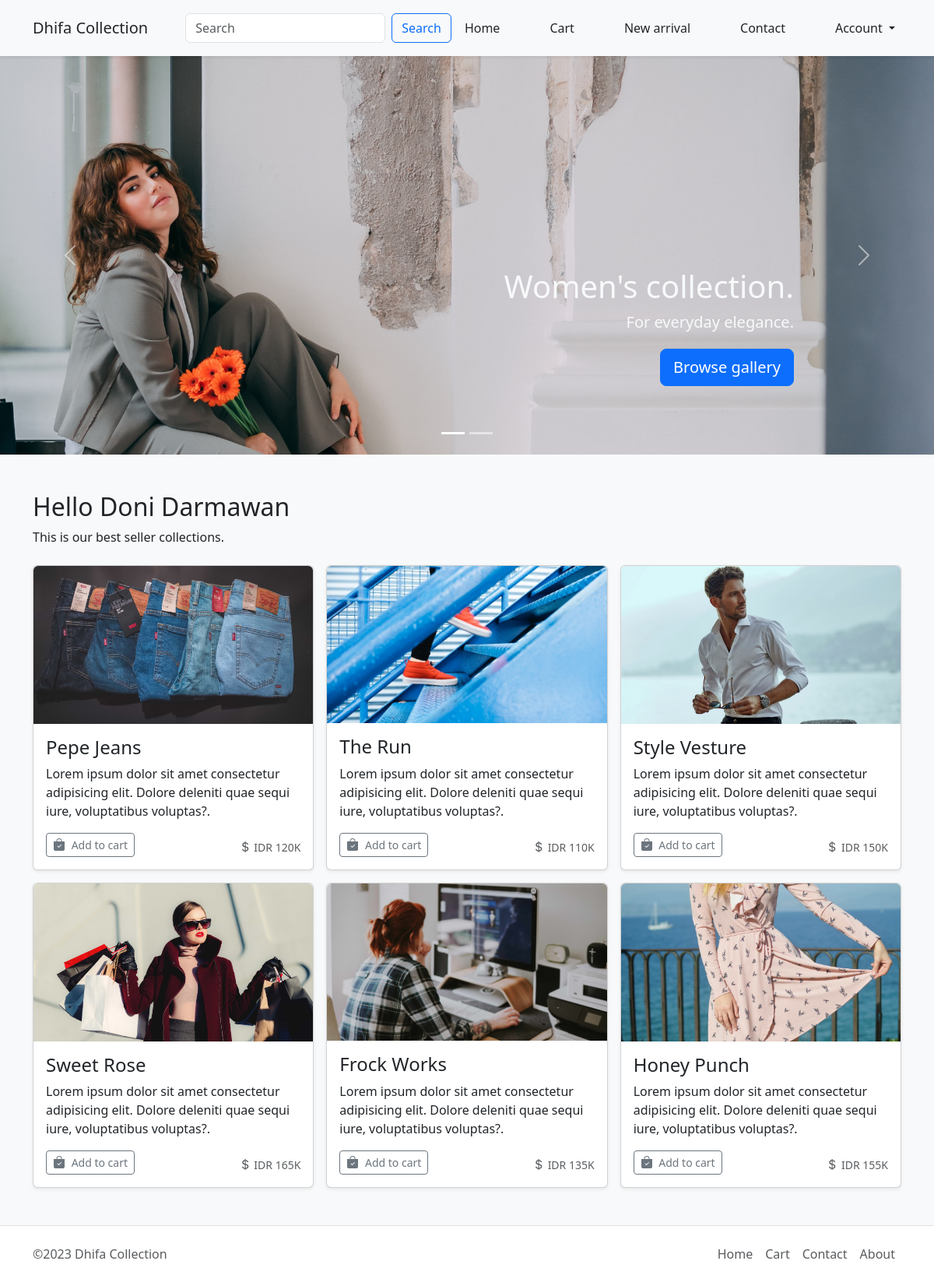
The page / (signed in) on the database its author committed.
### tables this page shows
CREATE TABLE `products` (
  `product_id` int(11) NOT NULL AUTO_INCREMENT,
  `name` varchar(100) NOT NULL,
  `price` bigint(20) NOT NULL,
  `qty` int(11) NOT NULL,
  PRIMARY KEY (`product_id`)
);

### src/Controller/HomeController.php (called while the page is built, shortened)
<?php
class HomeController
{
    public function home()
    {
        $connection = Database::get_connection();
        $sql = "SELECT product_id, name, price FROM products";
        $statement = $connection->prepare($sql);
        $statement->execute();
        $products = $statement->fetchAll();
        $model = [
            "title" => "Dhifa Collection",
            "content" => "Dhifa Collection",
            "products" => $products,
            "navbar" => Navbar::get_navbar(),
            "footer" => Footer::get_footer()
        ];
        View::render("HomeController/home", $model);
    }
}

### public/index.php (called while the page is built, shortened)
<?php
Router::run();

### src/App/View.php (called while the page is built, shortened)
<?php
class View
{
    public static function render(string $path, array $model)
    {
        require_once __DIR__ . "/../View/" . $path . ".php";
    }
}

### src/View/HomeController/home.php (the view, shortened to what this page needs)
<!DOCTYPE html>
<html lang="en">
<head>
    <link href="https://cdn.jsdelivr.net/npm/bootstrap@5.3.0/dist/css/bootstrap.min.css" rel="stylesheet">
</head>
<body>
    <?= $model["navbar"]; ?>
    <div id="myCarousel" class="carousel slide mb-0" data-bs-ride="carousel" data-bs-theme="light">
        <div class="carousel-indicators">
            <button type="button" data-bs-target="#myCarousel" data-bs-slide-to="0" class="active" aria-current="true" aria-label="Slide 1"></button>
            <button type="button" data-bs-target="#myCarousel" data-bs-slide-to="1" aria-label="Slide 2"></button>
        </div>
        <div class="carousel-inner">
            <div style="background-image: url('img/womens.jpg'); background-size: cover;" class="carousel-item active">
                <div class="container">
                    <div class="carousel-caption text-end text-light ">
                        <h1>Women's collection.</h1>
                        <p>For everyday elegance.</p>
                        <p><a class="btn btn-lg btn-primary" href="#">Browse gallery</a></p>
                    </div>
                </div>
            </div>
        </div>
        <button class="carousel-control-prev" type="button" data-bs-target="#myCarousel" data-bs-slide="prev">
            <span class="carousel-control-prev-icon" aria-hidden="true"></span>
        </button>
        <button class="carousel-control-next" type="button" data-bs-target="#myCarousel" data-bs-slide="next">
            <span class="carousel-control-next-icon" aria-hidden="true"></span>
        </button>
    </div>
    <div class="album py-5 bg-body-tertiary">
        <div class="container">
            <h2>
                Hello <?= $_SESSION["fullname"] ?>
            </h2>
            <p class="mb-4 text-lg-start">This is our best seller collections.</p>
            <div class="row row-cols-1 row-cols-sm-2 row-cols-lg-3 g-3">
                <?php
                foreach ($model["products"] as $product) {
                ?>
                    <div class="col">
                        <div class="card  shadow-sm">
                            <img class="rounded-top img-fluid" src="img/<?php echo $product["product_id"] ?>.jpg" alt="<?php echo $product["name"] ?>">
                            <div class="card-body">
                                <h4><?php echo $product["name"] ?></h4>
                                <p class="card-text">Lorem ipsum dolor sit amet consectetur adipisicing elit. Dolore deleniti quae sequi iure, voluptatibus voluptas?.</p>
                                <div class="d-flex justify-content-between align-items-center">
                                    <div class="btn-group">
                                        <button product_id="<?php echo $product["product_id"] ?>" product_name="<?php echo $product["name"] ?>" price="<?php echo $product["price"] ?>" type="button" class="myButton btn btn-sm btn-outline-secondary">
                                            Add to cart</button>
                                    </div>
                                    <small class="text-body-secondary">
                                        IDR
                                        <?php echo $product["price"] ?>K
                                    </small>
                                </div>
                            </div>
                        </div>
                    </div>
                <?php
                }
                ?>
            </div>
        </div>
    </div>
    <?= Footer::get_footer(); ?>
</body>
</html>

### src/App/Router.php (shortened to what this page needs)
<?php
class Router
{
    private static array $routes = [];
    public static function add(
        string $method,
        string $path,
        string $controller,
        string $function,
        array $middleware = [],
    ): void {
        self::$routes[] = [
            'method' => $method,
            'path' => $path,
            'controller' => $controller,
            'function' => $function,
            'middleware' => $middleware
        ];
    }
    public static function run(): void
    {
        $path = "/";
        $method = $_SERVER["REQUEST_METHOD"];
        foreach (self::$routes as $route) {
            if ($path == $route['path'] && $method == $route['method']) {
                $function = $route["function"];
                $controller = new $route["controller"];
                $controller->$function();
                return;
            }
        }
    }
}

### src/View/Navbar.php (shortened to what this page needs)
<?php
class Navbar
{
    public static function get_navbar(): string
    {
        return <<<NAVBAR
        <nav class="sticky-top navbar navbar-expand-lg bg-body-tertiary zindex-fixed shadow-sm">
            <div class="container py-2">
                <a class="text-dark fw-medium me-xl-5 me-lg-3 navbar-brand" href="#">Dhifa Collection</a>
                <button class="focus-ring navbar-toggler" style="--bs-focus-ring-width: 0" type="button" data-bs-toggle="collapse" data-bs-target="#navbarSupportedContent" aria-controls="navbarSupportedContent" aria-expanded="false" aria-label="Toggle navigation">
                    <span class="navbar-toggler-icon"></span>
                </button>
                <div class="mt-4 mt-lg-0 collapse navbar-collapse" id="navbarSupportedContent">
                    <form class="d-flex" role="search">
                        <input class="search_input form-control me-2" type="search" placeholder="Search" aria-label="Search">
                        <button class="btn btn-outline-primary" type="submit">Search</button>
                    </form>
                    <ul class="navbar-nav ms-auto mb-2 mb-lg-0">
                        <li class="nav-item me-xl-5 me-lg-3">
                            <a class="text-dark nav-link" aria-current="page" href="/">Home</a>
                        </li>
                        <li class="nav-item me-xl-5 me-lg-3">
                            <a class="text-dark nav-link" href="cart">Cart</a>
                        </li>
                        <li class="nav-item me-xl-5 me-lg-3">
                            <a class="text-dark nav-link" href="#">New arrival</a>
                        </li>
                        <li class="nav-item me-xl-5 me-lg-3">
                            <a class="text-dark nav-link" href="#">Contact</a>
                        </li>
                        <li class="nav-item dropdown">
                            <a class="text-dark nav-link dropdown-toggle" href="#" role="button" data-bs-toggle="dropdown" aria-expanded="false">
                                Account
                            </a>
                            <ul class="dropdown-menu">
                                <li><a class="text-dark dropdown-item" href="#">Edit Account</a></li>
                                <li><a class="text-light bg-danger dropdown-item" href="/logout">Logout</a></li>
                            </ul>
                        </li>
                    </ul>
                </div>
            </div>
        </nav>
        NAVBAR;
    }
}

### src/View/Footer.php (shortened to what this page needs)
<?php
class Footer
{
    public static function get_footer(): string
    {
        return <<<FOOTER
        <div class="border-top">
            <div class="container">
                <footer class="d-flex flex-wrap justify-content-evenly justify-content-sm-between align-items-center py-3">
                    <p class="nav col-md-4 mb-0 text-body-secondary">&copy;2023 Dhifa Collection</p>
                    <ul class="nav">
                        <li class="nav-item"><a href="/" class="nav-link px-2 text-body-secondary">Home</a></li>
                        <li class="nav-item"><a href="cart" class="nav-link px-2 text-body-secondary">Cart</a></li>
                        <li class="nav-item"><a href="#" class="nav-link px-2 text-body-secondary">Contact</a></li>
                        <li class="nav-item"><a href="#" class="nav-link px-2 text-body-secondary">About</a></li>
                    </ul>
                </footer>
            </div>
        </div>
        FOOTER;
    }
}

### src/View/HomeController/home.php (style rules this page uses)
.bi { vertical-align: -.125em; fill: currentColor; }
.carousel { margin-bottom: 4rem; }
.carousel-caption { bottom: 3rem; z-index: 10; }
.carousel-item { height: 32rem; }
@media (min-width: 40em) { .carousel-caption p { margin-bottom: 1.25rem; font-size: 1.25rem; line-height: 1.4; } }

### rows shown on the page
products: shows a picture, name "Pepe Jeans", price "120"
products: shows a picture, name "The Run", price "110"
products: shows a picture, name "Style Vesture", price "150"
products: shows a picture, name "Sweet Rose", price "165"
products: shows a picture, name "Frock Works", price "135"
products: shows a picture, name "Honey Punch", price "155"
